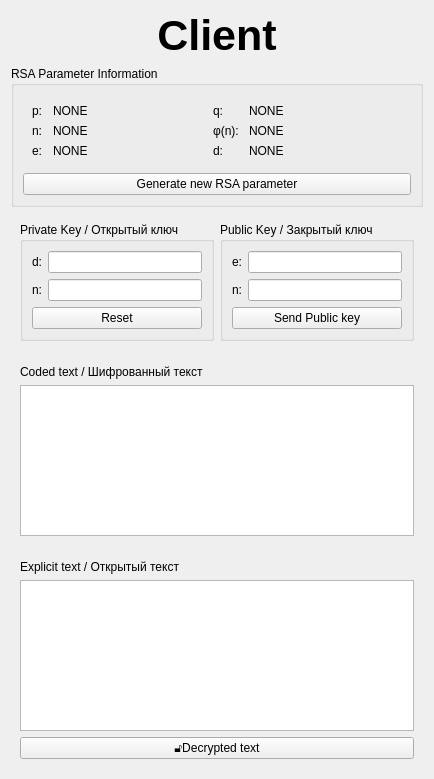
<?xml version="1.0" encoding="UTF-8"?>
<ui version="4.0">
 <class>Client</class>
 <widget class="QWidget" name="Client">
  <property name="geometry">
   <rect>
    <x>0</x>
    <y>0</y>
    <width>434</width>
    <height>779</height>
   </rect>
  </property>
  <property name="windowTitle">
   <string>Form</string>
  </property>
  <layout class="QVBoxLayout" name="verticalLayout_3">
   <item>
    <widget class="QLabel" name="label_13">
     <property name="font">
      <font>
       <pointsize>32</pointsize>
       <bold>true</bold>
      </font>
     </property>
     <property name="text">
      <string>Client</string>
     </property>
     <property name="alignment">
      <set>Qt::AlignCenter</set>
     </property>
    </widget>
   </item>
   <item>
    <widget class="QGroupBox" name="groupBox">
     <property name="title">
      <string>RSA Parameter Information</string>
     </property>
     <layout class="QVBoxLayout" name="verticalLayout_4">
      <item>
       <widget class="QWidget" name="widget_5" native="true">
        <layout class="QGridLayout" name="gridLayout_4">
         <item row="0" column="0">
          <widget class="QLabel" name="label">
           <property name="maximumSize">
            <size>
             <width>15</width>
             <height>16777215</height>
            </size>
           </property>
           <property name="text">
            <string>p:</string>
           </property>
          </widget>
         </item>
         <item row="0" column="1">
          <widget class="QLabel" name="lb_p">
           <property name="text">
            <string>NONE</string>
           </property>
          </widget>
         </item>
         <item row="0" column="2">
          <widget class="QLabel" name="label_2">
           <property name="text">
            <string>q:</string>
           </property>
          </widget>
         </item>
         <item row="0" column="3">
          <widget class="QLabel" name="lb_q">
           <property name="text">
            <string>NONE</string>
           </property>
          </widget>
         </item>
         <item row="1" column="0">
          <widget class="QLabel" name="label_3">
           <property name="maximumSize">
            <size>
             <width>15</width>
             <height>16777215</height>
            </size>
           </property>
           <property name="text">
            <string>n:</string>
           </property>
          </widget>
         </item>
         <item row="1" column="1">
          <widget class="QLabel" name="lb_n">
           <property name="text">
            <string>NONE</string>
           </property>
          </widget>
         </item>
         <item row="1" column="2">
          <widget class="QLabel" name="label_4">
           <property name="maximumSize">
            <size>
             <width>30</width>
             <height>16777215</height>
            </size>
           </property>
           <property name="text">
            <string>φ(n):</string>
           </property>
          </widget>
         </item>
         <item row="1" column="3">
          <widget class="QLabel" name="lb_fn">
           <property name="text">
            <string>NONE</string>
           </property>
          </widget>
         </item>
         <item row="2" column="0">
          <widget class="QLabel" name="label_5">
           <property name="maximumSize">
            <size>
             <width>15</width>
             <height>16777215</height>
            </size>
           </property>
           <property name="text">
            <string>e:</string>
           </property>
          </widget>
         </item>
         <item row="2" column="1">
          <widget class="QLabel" name="lb_e">
           <property name="text">
            <string>NONE</string>
           </property>
          </widget>
         </item>
         <item row="2" column="2">
          <widget class="QLabel" name="label_6">
           <property name="text">
            <string>d:</string>
           </property>
          </widget>
         </item>
         <item row="2" column="3">
          <widget class="QLabel" name="lb_d">
           <property name="text">
            <string>NONE</string>
           </property>
          </widget>
         </item>
        </layout>
       </widget>
      </item>
      <item>
       <widget class="QPushButton" name="btnGenerateNewRSAParameters">
        <property name="text">
         <string>Generate new RSA parameter</string>
        </property>
       </widget>
      </item>
     </layout>
    </widget>
   </item>
   <item>
    <widget class="QWidget" name="widget" native="true">
     <layout class="QHBoxLayout" name="horizontalLayout">
      <item>
       <widget class="QGroupBox" name="groupBox_2">
        <property name="title">
         <string>Private Key / Открытый ключ</string>
        </property>
        <layout class="QGridLayout" name="gridLayout_2">
         <item row="2" column="1">
          <widget class="QLineEdit" name="le_privete_n"/>
         </item>
         <item row="1" column="0">
          <widget class="QLabel" name="label_15">
           <property name="text">
            <string>d:</string>
           </property>
          </widget>
         </item>
         <item row="1" column="1">
          <widget class="QLineEdit" name="le_privete_d"/>
         </item>
         <item row="2" column="0">
          <widget class="QLabel" name="label_14">
           <property name="maximumSize">
            <size>
             <width>15</width>
             <height>16777215</height>
            </size>
           </property>
           <property name="text">
            <string>n:</string>
           </property>
          </widget>
         </item>
         <item row="3" column="0" colspan="2">
          <widget class="QPushButton" name="btnReset">
           <property name="text">
            <string>Reset</string>
           </property>
          </widget>
         </item>
        </layout>
       </widget>
      </item>
      <item>
       <widget class="QGroupBox" name="groupBox_3">
        <property name="title">
         <string>Public Key / Закрытый ключ</string>
        </property>
        <layout class="QGridLayout" name="gridLayout_3">
         <item row="0" column="0">
          <widget class="QLabel" name="label_19">
           <property name="maximumSize">
            <size>
             <width>15</width>
             <height>16777215</height>
            </size>
           </property>
           <property name="text">
            <string>e:</string>
           </property>
          </widget>
         </item>
         <item row="1" column="0">
          <widget class="QLabel" name="label_20">
           <property name="maximumSize">
            <size>
             <width>15</width>
             <height>16777215</height>
            </size>
           </property>
           <property name="text">
            <string>n:</string>
           </property>
          </widget>
         </item>
         <item row="1" column="1">
          <widget class="QLineEdit" name="le_public_n"/>
         </item>
         <item row="0" column="1">
          <widget class="QLineEdit" name="le_public_e"/>
         </item>
         <item row="2" column="0" colspan="2">
          <widget class="QPushButton" name="btnSendPublicKey">
           <property name="text">
            <string>Send Public key</string>
           </property>
          </widget>
         </item>
        </layout>
       </widget>
      </item>
     </layout>
    </widget>
   </item>
   <item>
    <widget class="QWidget" name="widget_3" native="true">
     <layout class="QVBoxLayout" name="verticalLayout">
      <item>
       <widget class="QLabel" name="label_22">
        <property name="text">
         <string>Coded text / Шифрованный текст</string>
        </property>
       </widget>
      </item>
      <item>
       <widget class="QTextBrowser" name="tbCodedText"/>
      </item>
     </layout>
    </widget>
   </item>
   <item>
    <widget class="QWidget" name="widget_4" native="true">
     <layout class="QVBoxLayout" name="verticalLayout_2">
      <item>
       <widget class="QLabel" name="label_23">
        <property name="text">
         <string>Explicit text / Открытый текст</string>
        </property>
       </widget>
      </item>
      <item>
       <widget class="QTextBrowser" name="tbExplicitText"/>
      </item>
      <item>
       <widget class="QPushButton" name="btnDecrypt">
        <property name="text">
         <string>🔓Decrypted text</string>
        </property>
       </widget>
      </item>
     </layout>
    </widget>
   </item>
  </layout>
 </widget>
 <tabstops>
  <tabstop>btnGenerateNewRSAParameters</tabstop>
  <tabstop>le_privete_d</tabstop>
  <tabstop>le_privete_n</tabstop>
  <tabstop>btnReset</tabstop>
  <tabstop>le_public_e</tabstop>
  <tabstop>le_public_n</tabstop>
  <tabstop>btnSendPublicKey</tabstop>
  <tabstop>tbCodedText</tabstop>
  <tabstop>tbExplicitText</tabstop>
  <tabstop>btnDecrypt</tabstop>
 </tabstops>
 <resources/>
 <connections/>
</ui>
